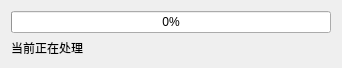
<?xml version="1.0" encoding="UTF-8"?>
<ui version="4.0">
 <class>ProgressBar</class>
 <widget class="QDialog" name="ProgressBar">
  <property name="geometry">
   <rect>
    <x>0</x>
    <y>0</y>
    <width>342</width>
    <height>62</height>
   </rect>
  </property>
  <property name="windowTitle">
   <string>正在进行处理……</string>
  </property>
  <layout class="QVBoxLayout" name="verticalLayout">
   <item>
    <widget class="QProgressBar" name="pgbSearching">
     <property name="font">
      <font>
       <pointsize>9</pointsize>
      </font>
     </property>
     <property name="value">
      <number>0</number>
     </property>
    </widget>
   </item>
   <item>
    <widget class="QLabel" name="lblCurrentWorking">
     <property name="font">
      <font>
       <family>Helvetica</family>
       <pointsize>9</pointsize>
      </font>
     </property>
     <property name="text">
      <string>当前正在处理</string>
     </property>
    </widget>
   </item>
  </layout>
 </widget>
 <resources/>
 <connections/>
</ui>
